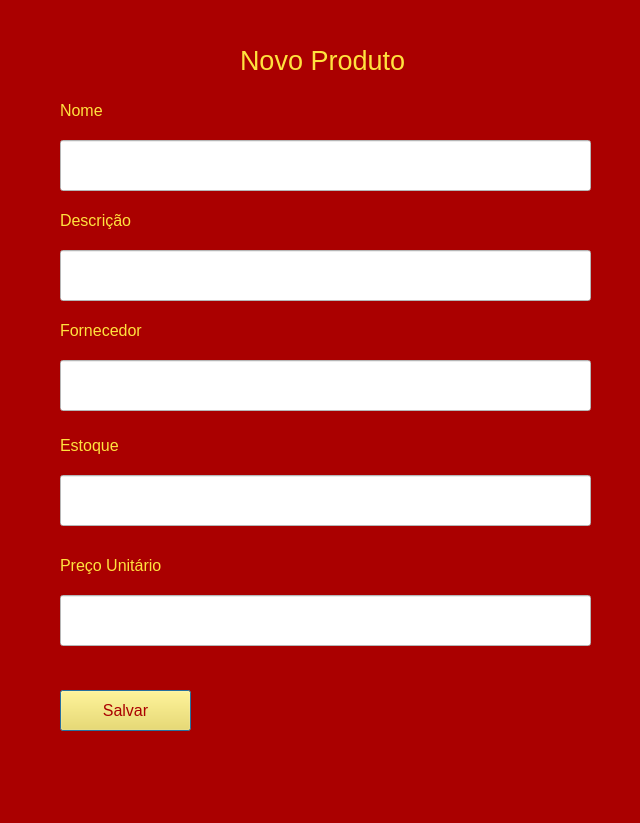
<?xml version="1.0" encoding="UTF-8"?>
<ui version="4.0">
 <class>Dialog</class>
 <widget class="QDialog" name="Dialog">
  <property name="geometry">
   <rect>
    <x>0</x>
    <y>0</y>
    <width>640</width>
    <height>823</height>
   </rect>
  </property>
  <property name="windowTitle">
   <string>Dialog</string>
  </property>
  <property name="styleSheet">
   <string notr="true">background-color: rgb(170, 0, 0);</string>
  </property>
  <widget class="QLabel" name="label">
   <property name="geometry">
    <rect>
     <x>240</x>
     <y>30</y>
     <width>171</width>
     <height>61</height>
    </rect>
   </property>
   <property name="palette">
    <palette>
     <active>
      <colorrole role="WindowText">
       <brush brushstyle="SolidPattern">
        <color alpha="255">
         <red>255</red>
         <green>226</green>
         <blue>62</blue>
        </color>
       </brush>
      </colorrole>
      <colorrole role="Button">
       <brush brushstyle="SolidPattern">
        <color alpha="255">
         <red>170</red>
         <green>0</green>
         <blue>0</blue>
        </color>
       </brush>
      </colorrole>
      <colorrole role="Base">
       <brush brushstyle="SolidPattern">
        <color alpha="255">
         <red>170</red>
         <green>0</green>
         <blue>0</blue>
        </color>
       </brush>
      </colorrole>
      <colorrole role="Window">
       <brush brushstyle="SolidPattern">
        <color alpha="255">
         <red>170</red>
         <green>0</green>
         <blue>0</blue>
        </color>
       </brush>
      </colorrole>
     </active>
     <inactive>
      <colorrole role="WindowText">
       <brush brushstyle="SolidPattern">
        <color alpha="255">
         <red>255</red>
         <green>226</green>
         <blue>62</blue>
        </color>
       </brush>
      </colorrole>
      <colorrole role="Button">
       <brush brushstyle="SolidPattern">
        <color alpha="255">
         <red>170</red>
         <green>0</green>
         <blue>0</blue>
        </color>
       </brush>
      </colorrole>
      <colorrole role="Base">
       <brush brushstyle="SolidPattern">
        <color alpha="255">
         <red>170</red>
         <green>0</green>
         <blue>0</blue>
        </color>
       </brush>
      </colorrole>
      <colorrole role="Window">
       <brush brushstyle="SolidPattern">
        <color alpha="255">
         <red>170</red>
         <green>0</green>
         <blue>0</blue>
        </color>
       </brush>
      </colorrole>
     </inactive>
     <disabled>
      <colorrole role="WindowText">
       <brush brushstyle="SolidPattern">
        <color alpha="255">
         <red>120</red>
         <green>120</green>
         <blue>120</blue>
        </color>
       </brush>
      </colorrole>
      <colorrole role="Button">
       <brush brushstyle="SolidPattern">
        <color alpha="255">
         <red>170</red>
         <green>0</green>
         <blue>0</blue>
        </color>
       </brush>
      </colorrole>
      <colorrole role="Base">
       <brush brushstyle="SolidPattern">
        <color alpha="255">
         <red>170</red>
         <green>0</green>
         <blue>0</blue>
        </color>
       </brush>
      </colorrole>
      <colorrole role="Window">
       <brush brushstyle="SolidPattern">
        <color alpha="255">
         <red>170</red>
         <green>0</green>
         <blue>0</blue>
        </color>
       </brush>
      </colorrole>
     </disabled>
    </palette>
   </property>
   <property name="font">
    <font>
     <pointsize>20</pointsize>
    </font>
   </property>
   <property name="text">
    <string>Novo Produto</string>
   </property>
  </widget>
  <widget class="QLineEdit" name="lineEdit">
   <property name="geometry">
    <rect>
     <x>60</x>
     <y>140</y>
     <width>531</width>
     <height>51</height>
    </rect>
   </property>
   <property name="font">
    <font>
     <pointsize>12</pointsize>
    </font>
   </property>
   <property name="styleSheet">
    <string notr="true">background-color: rgb(255, 255, 255);</string>
   </property>
  </widget>
  <widget class="QLabel" name="label_2">
   <property name="geometry">
    <rect>
     <x>60</x>
     <y>95</y>
     <width>61</width>
     <height>31</height>
    </rect>
   </property>
   <property name="palette">
    <palette>
     <active>
      <colorrole role="WindowText">
       <brush brushstyle="SolidPattern">
        <color alpha="255">
         <red>255</red>
         <green>226</green>
         <blue>62</blue>
        </color>
       </brush>
      </colorrole>
      <colorrole role="Button">
       <brush brushstyle="SolidPattern">
        <color alpha="255">
         <red>170</red>
         <green>0</green>
         <blue>0</blue>
        </color>
       </brush>
      </colorrole>
      <colorrole role="Base">
       <brush brushstyle="SolidPattern">
        <color alpha="255">
         <red>170</red>
         <green>0</green>
         <blue>0</blue>
        </color>
       </brush>
      </colorrole>
      <colorrole role="Window">
       <brush brushstyle="SolidPattern">
        <color alpha="255">
         <red>170</red>
         <green>0</green>
         <blue>0</blue>
        </color>
       </brush>
      </colorrole>
     </active>
     <inactive>
      <colorrole role="WindowText">
       <brush brushstyle="SolidPattern">
        <color alpha="255">
         <red>255</red>
         <green>226</green>
         <blue>62</blue>
        </color>
       </brush>
      </colorrole>
      <colorrole role="Button">
       <brush brushstyle="SolidPattern">
        <color alpha="255">
         <red>170</red>
         <green>0</green>
         <blue>0</blue>
        </color>
       </brush>
      </colorrole>
      <colorrole role="Base">
       <brush brushstyle="SolidPattern">
        <color alpha="255">
         <red>170</red>
         <green>0</green>
         <blue>0</blue>
        </color>
       </brush>
      </colorrole>
      <colorrole role="Window">
       <brush brushstyle="SolidPattern">
        <color alpha="255">
         <red>170</red>
         <green>0</green>
         <blue>0</blue>
        </color>
       </brush>
      </colorrole>
     </inactive>
     <disabled>
      <colorrole role="WindowText">
       <brush brushstyle="SolidPattern">
        <color alpha="255">
         <red>120</red>
         <green>120</green>
         <blue>120</blue>
        </color>
       </brush>
      </colorrole>
      <colorrole role="Button">
       <brush brushstyle="SolidPattern">
        <color alpha="255">
         <red>170</red>
         <green>0</green>
         <blue>0</blue>
        </color>
       </brush>
      </colorrole>
      <colorrole role="Base">
       <brush brushstyle="SolidPattern">
        <color alpha="255">
         <red>170</red>
         <green>0</green>
         <blue>0</blue>
        </color>
       </brush>
      </colorrole>
      <colorrole role="Window">
       <brush brushstyle="SolidPattern">
        <color alpha="255">
         <red>170</red>
         <green>0</green>
         <blue>0</blue>
        </color>
       </brush>
      </colorrole>
     </disabled>
    </palette>
   </property>
   <property name="font">
    <font>
     <pointsize>12</pointsize>
    </font>
   </property>
   <property name="text">
    <string>Nome</string>
   </property>
  </widget>
  <widget class="QLabel" name="label_3">
   <property name="geometry">
    <rect>
     <x>60</x>
     <y>205</y>
     <width>91</width>
     <height>31</height>
    </rect>
   </property>
   <property name="palette">
    <palette>
     <active>
      <colorrole role="WindowText">
       <brush brushstyle="SolidPattern">
        <color alpha="255">
         <red>255</red>
         <green>226</green>
         <blue>62</blue>
        </color>
       </brush>
      </colorrole>
      <colorrole role="Button">
       <brush brushstyle="SolidPattern">
        <color alpha="255">
         <red>170</red>
         <green>0</green>
         <blue>0</blue>
        </color>
       </brush>
      </colorrole>
      <colorrole role="Base">
       <brush brushstyle="SolidPattern">
        <color alpha="255">
         <red>170</red>
         <green>0</green>
         <blue>0</blue>
        </color>
       </brush>
      </colorrole>
      <colorrole role="Window">
       <brush brushstyle="SolidPattern">
        <color alpha="255">
         <red>170</red>
         <green>0</green>
         <blue>0</blue>
        </color>
       </brush>
      </colorrole>
     </active>
     <inactive>
      <colorrole role="WindowText">
       <brush brushstyle="SolidPattern">
        <color alpha="255">
         <red>255</red>
         <green>226</green>
         <blue>62</blue>
        </color>
       </brush>
      </colorrole>
      <colorrole role="Button">
       <brush brushstyle="SolidPattern">
        <color alpha="255">
         <red>170</red>
         <green>0</green>
         <blue>0</blue>
        </color>
       </brush>
      </colorrole>
      <colorrole role="Base">
       <brush brushstyle="SolidPattern">
        <color alpha="255">
         <red>170</red>
         <green>0</green>
         <blue>0</blue>
        </color>
       </brush>
      </colorrole>
      <colorrole role="Window">
       <brush brushstyle="SolidPattern">
        <color alpha="255">
         <red>170</red>
         <green>0</green>
         <blue>0</blue>
        </color>
       </brush>
      </colorrole>
     </inactive>
     <disabled>
      <colorrole role="WindowText">
       <brush brushstyle="SolidPattern">
        <color alpha="255">
         <red>120</red>
         <green>120</green>
         <blue>120</blue>
        </color>
       </brush>
      </colorrole>
      <colorrole role="Button">
       <brush brushstyle="SolidPattern">
        <color alpha="255">
         <red>170</red>
         <green>0</green>
         <blue>0</blue>
        </color>
       </brush>
      </colorrole>
      <colorrole role="Base">
       <brush brushstyle="SolidPattern">
        <color alpha="255">
         <red>170</red>
         <green>0</green>
         <blue>0</blue>
        </color>
       </brush>
      </colorrole>
      <colorrole role="Window">
       <brush brushstyle="SolidPattern">
        <color alpha="255">
         <red>170</red>
         <green>0</green>
         <blue>0</blue>
        </color>
       </brush>
      </colorrole>
     </disabled>
    </palette>
   </property>
   <property name="font">
    <font>
     <pointsize>12</pointsize>
    </font>
   </property>
   <property name="text">
    <string>Descrição</string>
   </property>
  </widget>
  <widget class="QLineEdit" name="lineEdit_2">
   <property name="geometry">
    <rect>
     <x>60</x>
     <y>250</y>
     <width>531</width>
     <height>51</height>
    </rect>
   </property>
   <property name="font">
    <font>
     <pointsize>12</pointsize>
    </font>
   </property>
   <property name="styleSheet">
    <string notr="true">background-color: rgb(255, 255, 255);</string>
   </property>
  </widget>
  <widget class="QLabel" name="label_4">
   <property name="geometry">
    <rect>
     <x>60</x>
     <y>315</y>
     <width>91</width>
     <height>31</height>
    </rect>
   </property>
   <property name="palette">
    <palette>
     <active>
      <colorrole role="WindowText">
       <brush brushstyle="SolidPattern">
        <color alpha="255">
         <red>255</red>
         <green>226</green>
         <blue>62</blue>
        </color>
       </brush>
      </colorrole>
      <colorrole role="Button">
       <brush brushstyle="SolidPattern">
        <color alpha="255">
         <red>170</red>
         <green>0</green>
         <blue>0</blue>
        </color>
       </brush>
      </colorrole>
      <colorrole role="Base">
       <brush brushstyle="SolidPattern">
        <color alpha="255">
         <red>170</red>
         <green>0</green>
         <blue>0</blue>
        </color>
       </brush>
      </colorrole>
      <colorrole role="Window">
       <brush brushstyle="SolidPattern">
        <color alpha="255">
         <red>170</red>
         <green>0</green>
         <blue>0</blue>
        </color>
       </brush>
      </colorrole>
     </active>
     <inactive>
      <colorrole role="WindowText">
       <brush brushstyle="SolidPattern">
        <color alpha="255">
         <red>255</red>
         <green>226</green>
         <blue>62</blue>
        </color>
       </brush>
      </colorrole>
      <colorrole role="Button">
       <brush brushstyle="SolidPattern">
        <color alpha="255">
         <red>170</red>
         <green>0</green>
         <blue>0</blue>
        </color>
       </brush>
      </colorrole>
      <colorrole role="Base">
       <brush brushstyle="SolidPattern">
        <color alpha="255">
         <red>170</red>
         <green>0</green>
         <blue>0</blue>
        </color>
       </brush>
      </colorrole>
      <colorrole role="Window">
       <brush brushstyle="SolidPattern">
        <color alpha="255">
         <red>170</red>
         <green>0</green>
         <blue>0</blue>
        </color>
       </brush>
      </colorrole>
     </inactive>
     <disabled>
      <colorrole role="WindowText">
       <brush brushstyle="SolidPattern">
        <color alpha="255">
         <red>120</red>
         <green>120</green>
         <blue>120</blue>
        </color>
       </brush>
      </colorrole>
      <colorrole role="Button">
       <brush brushstyle="SolidPattern">
        <color alpha="255">
         <red>170</red>
         <green>0</green>
         <blue>0</blue>
        </color>
       </brush>
      </colorrole>
      <colorrole role="Base">
       <brush brushstyle="SolidPattern">
        <color alpha="255">
         <red>170</red>
         <green>0</green>
         <blue>0</blue>
        </color>
       </brush>
      </colorrole>
      <colorrole role="Window">
       <brush brushstyle="SolidPattern">
        <color alpha="255">
         <red>170</red>
         <green>0</green>
         <blue>0</blue>
        </color>
       </brush>
      </colorrole>
     </disabled>
    </palette>
   </property>
   <property name="font">
    <font>
     <pointsize>12</pointsize>
    </font>
   </property>
   <property name="text">
    <string>Fornecedor</string>
   </property>
  </widget>
  <widget class="QLineEdit" name="lineEdit_3">
   <property name="geometry">
    <rect>
     <x>60</x>
     <y>360</y>
     <width>531</width>
     <height>51</height>
    </rect>
   </property>
   <property name="font">
    <font>
     <pointsize>12</pointsize>
    </font>
   </property>
   <property name="styleSheet">
    <string notr="true">background-color: rgb(255, 255, 255);</string>
   </property>
  </widget>
  <widget class="QPushButton" name="pushButton">
   <property name="geometry">
    <rect>
     <x>60</x>
     <y>690</y>
     <width>131</width>
     <height>41</height>
    </rect>
   </property>
   <property name="palette">
    <palette>
     <active>
      <colorrole role="WindowText">
       <brush brushstyle="SolidPattern">
        <color alpha="255">
         <red>170</red>
         <green>0</green>
         <blue>0</blue>
        </color>
       </brush>
      </colorrole>
      <colorrole role="Button">
       <brush brushstyle="SolidPattern">
        <color alpha="255">
         <red>255</red>
         <green>226</green>
         <blue>62</blue>
        </color>
       </brush>
      </colorrole>
      <colorrole role="Text">
       <brush brushstyle="SolidPattern">
        <color alpha="255">
         <red>170</red>
         <green>0</green>
         <blue>0</blue>
        </color>
       </brush>
      </colorrole>
      <colorrole role="ButtonText">
       <brush brushstyle="SolidPattern">
        <color alpha="255">
         <red>170</red>
         <green>0</green>
         <blue>0</blue>
        </color>
       </brush>
      </colorrole>
      <colorrole role="Base">
       <brush brushstyle="SolidPattern">
        <color alpha="255">
         <red>255</red>
         <green>226</green>
         <blue>62</blue>
        </color>
       </brush>
      </colorrole>
      <colorrole role="Window">
       <brush brushstyle="SolidPattern">
        <color alpha="255">
         <red>255</red>
         <green>226</green>
         <blue>62</blue>
        </color>
       </brush>
      </colorrole>
     </active>
     <inactive>
      <colorrole role="WindowText">
       <brush brushstyle="SolidPattern">
        <color alpha="255">
         <red>170</red>
         <green>0</green>
         <blue>0</blue>
        </color>
       </brush>
      </colorrole>
      <colorrole role="Button">
       <brush brushstyle="SolidPattern">
        <color alpha="255">
         <red>255</red>
         <green>226</green>
         <blue>62</blue>
        </color>
       </brush>
      </colorrole>
      <colorrole role="Text">
       <brush brushstyle="SolidPattern">
        <color alpha="255">
         <red>170</red>
         <green>0</green>
         <blue>0</blue>
        </color>
       </brush>
      </colorrole>
      <colorrole role="ButtonText">
       <brush brushstyle="SolidPattern">
        <color alpha="255">
         <red>170</red>
         <green>0</green>
         <blue>0</blue>
        </color>
       </brush>
      </colorrole>
      <colorrole role="Base">
       <brush brushstyle="SolidPattern">
        <color alpha="255">
         <red>255</red>
         <green>226</green>
         <blue>62</blue>
        </color>
       </brush>
      </colorrole>
      <colorrole role="Window">
       <brush brushstyle="SolidPattern">
        <color alpha="255">
         <red>255</red>
         <green>226</green>
         <blue>62</blue>
        </color>
       </brush>
      </colorrole>
     </inactive>
     <disabled>
      <colorrole role="WindowText">
       <brush brushstyle="SolidPattern">
        <color alpha="255">
         <red>120</red>
         <green>120</green>
         <blue>120</blue>
        </color>
       </brush>
      </colorrole>
      <colorrole role="Button">
       <brush brushstyle="SolidPattern">
        <color alpha="255">
         <red>255</red>
         <green>226</green>
         <blue>62</blue>
        </color>
       </brush>
      </colorrole>
      <colorrole role="Text">
       <brush brushstyle="SolidPattern">
        <color alpha="255">
         <red>120</red>
         <green>120</green>
         <blue>120</blue>
        </color>
       </brush>
      </colorrole>
      <colorrole role="ButtonText">
       <brush brushstyle="SolidPattern">
        <color alpha="255">
         <red>120</red>
         <green>120</green>
         <blue>120</blue>
        </color>
       </brush>
      </colorrole>
      <colorrole role="Base">
       <brush brushstyle="SolidPattern">
        <color alpha="255">
         <red>255</red>
         <green>226</green>
         <blue>62</blue>
        </color>
       </brush>
      </colorrole>
      <colorrole role="Window">
       <brush brushstyle="SolidPattern">
        <color alpha="255">
         <red>255</red>
         <green>226</green>
         <blue>62</blue>
        </color>
       </brush>
      </colorrole>
     </disabled>
    </palette>
   </property>
   <property name="font">
    <font>
     <pointsize>12</pointsize>
    </font>
   </property>
   <property name="styleSheet">
    <string notr="true">background-color: rgb(255, 226, 62);</string>
   </property>
   <property name="text">
    <string>Salvar</string>
   </property>
  </widget>
  <widget class="QLineEdit" name="lineEdit_4">
   <property name="geometry">
    <rect>
     <x>60</x>
     <y>475</y>
     <width>531</width>
     <height>51</height>
    </rect>
   </property>
   <property name="font">
    <font>
     <pointsize>12</pointsize>
    </font>
   </property>
   <property name="styleSheet">
    <string notr="true">background-color: rgb(255, 255, 255);</string>
   </property>
  </widget>
  <widget class="QLabel" name="label_5">
   <property name="geometry">
    <rect>
     <x>60</x>
     <y>430</y>
     <width>61</width>
     <height>31</height>
    </rect>
   </property>
   <property name="palette">
    <palette>
     <active>
      <colorrole role="WindowText">
       <brush brushstyle="SolidPattern">
        <color alpha="255">
         <red>255</red>
         <green>226</green>
         <blue>62</blue>
        </color>
       </brush>
      </colorrole>
      <colorrole role="Button">
       <brush brushstyle="SolidPattern">
        <color alpha="255">
         <red>170</red>
         <green>0</green>
         <blue>0</blue>
        </color>
       </brush>
      </colorrole>
      <colorrole role="Base">
       <brush brushstyle="SolidPattern">
        <color alpha="255">
         <red>170</red>
         <green>0</green>
         <blue>0</blue>
        </color>
       </brush>
      </colorrole>
      <colorrole role="Window">
       <brush brushstyle="SolidPattern">
        <color alpha="255">
         <red>170</red>
         <green>0</green>
         <blue>0</blue>
        </color>
       </brush>
      </colorrole>
     </active>
     <inactive>
      <colorrole role="WindowText">
       <brush brushstyle="SolidPattern">
        <color alpha="255">
         <red>255</red>
         <green>226</green>
         <blue>62</blue>
        </color>
       </brush>
      </colorrole>
      <colorrole role="Button">
       <brush brushstyle="SolidPattern">
        <color alpha="255">
         <red>170</red>
         <green>0</green>
         <blue>0</blue>
        </color>
       </brush>
      </colorrole>
      <colorrole role="Base">
       <brush brushstyle="SolidPattern">
        <color alpha="255">
         <red>170</red>
         <green>0</green>
         <blue>0</blue>
        </color>
       </brush>
      </colorrole>
      <colorrole role="Window">
       <brush brushstyle="SolidPattern">
        <color alpha="255">
         <red>170</red>
         <green>0</green>
         <blue>0</blue>
        </color>
       </brush>
      </colorrole>
     </inactive>
     <disabled>
      <colorrole role="WindowText">
       <brush brushstyle="SolidPattern">
        <color alpha="255">
         <red>120</red>
         <green>120</green>
         <blue>120</blue>
        </color>
       </brush>
      </colorrole>
      <colorrole role="Button">
       <brush brushstyle="SolidPattern">
        <color alpha="255">
         <red>170</red>
         <green>0</green>
         <blue>0</blue>
        </color>
       </brush>
      </colorrole>
      <colorrole role="Base">
       <brush brushstyle="SolidPattern">
        <color alpha="255">
         <red>170</red>
         <green>0</green>
         <blue>0</blue>
        </color>
       </brush>
      </colorrole>
      <colorrole role="Window">
       <brush brushstyle="SolidPattern">
        <color alpha="255">
         <red>170</red>
         <green>0</green>
         <blue>0</blue>
        </color>
       </brush>
      </colorrole>
     </disabled>
    </palette>
   </property>
   <property name="font">
    <font>
     <pointsize>12</pointsize>
    </font>
   </property>
   <property name="text">
    <string>Estoque</string>
   </property>
  </widget>
  <widget class="QLineEdit" name="lineEdit_5">
   <property name="geometry">
    <rect>
     <x>60</x>
     <y>595</y>
     <width>531</width>
     <height>51</height>
    </rect>
   </property>
   <property name="font">
    <font>
     <pointsize>12</pointsize>
    </font>
   </property>
   <property name="styleSheet">
    <string notr="true">background-color: rgb(255, 255, 255);</string>
   </property>
  </widget>
  <widget class="QLabel" name="label_6">
   <property name="geometry">
    <rect>
     <x>60</x>
     <y>550</y>
     <width>101</width>
     <height>31</height>
    </rect>
   </property>
   <property name="palette">
    <palette>
     <active>
      <colorrole role="WindowText">
       <brush brushstyle="SolidPattern">
        <color alpha="255">
         <red>255</red>
         <green>226</green>
         <blue>62</blue>
        </color>
       </brush>
      </colorrole>
      <colorrole role="Button">
       <brush brushstyle="SolidPattern">
        <color alpha="255">
         <red>170</red>
         <green>0</green>
         <blue>0</blue>
        </color>
       </brush>
      </colorrole>
      <colorrole role="Base">
       <brush brushstyle="SolidPattern">
        <color alpha="255">
         <red>170</red>
         <green>0</green>
         <blue>0</blue>
        </color>
       </brush>
      </colorrole>
      <colorrole role="Window">
       <brush brushstyle="SolidPattern">
        <color alpha="255">
         <red>170</red>
         <green>0</green>
         <blue>0</blue>
        </color>
       </brush>
      </colorrole>
     </active>
     <inactive>
      <colorrole role="WindowText">
       <brush brushstyle="SolidPattern">
        <color alpha="255">
         <red>255</red>
         <green>226</green>
         <blue>62</blue>
        </color>
       </brush>
      </colorrole>
      <colorrole role="Button">
       <brush brushstyle="SolidPattern">
        <color alpha="255">
         <red>170</red>
         <green>0</green>
         <blue>0</blue>
        </color>
       </brush>
      </colorrole>
      <colorrole role="Base">
       <brush brushstyle="SolidPattern">
        <color alpha="255">
         <red>170</red>
         <green>0</green>
         <blue>0</blue>
        </color>
       </brush>
      </colorrole>
      <colorrole role="Window">
       <brush brushstyle="SolidPattern">
        <color alpha="255">
         <red>170</red>
         <green>0</green>
         <blue>0</blue>
        </color>
       </brush>
      </colorrole>
     </inactive>
     <disabled>
      <colorrole role="WindowText">
       <brush brushstyle="SolidPattern">
        <color alpha="255">
         <red>120</red>
         <green>120</green>
         <blue>120</blue>
        </color>
       </brush>
      </colorrole>
      <colorrole role="Button">
       <brush brushstyle="SolidPattern">
        <color alpha="255">
         <red>170</red>
         <green>0</green>
         <blue>0</blue>
        </color>
       </brush>
      </colorrole>
      <colorrole role="Base">
       <brush brushstyle="SolidPattern">
        <color alpha="255">
         <red>170</red>
         <green>0</green>
         <blue>0</blue>
        </color>
       </brush>
      </colorrole>
      <colorrole role="Window">
       <brush brushstyle="SolidPattern">
        <color alpha="255">
         <red>170</red>
         <green>0</green>
         <blue>0</blue>
        </color>
       </brush>
      </colorrole>
     </disabled>
    </palette>
   </property>
   <property name="font">
    <font>
     <pointsize>12</pointsize>
    </font>
   </property>
   <property name="text">
    <string>Preço Unitário</string>
   </property>
  </widget>
 </widget>
 <resources/>
 <connections/>
</ui>
